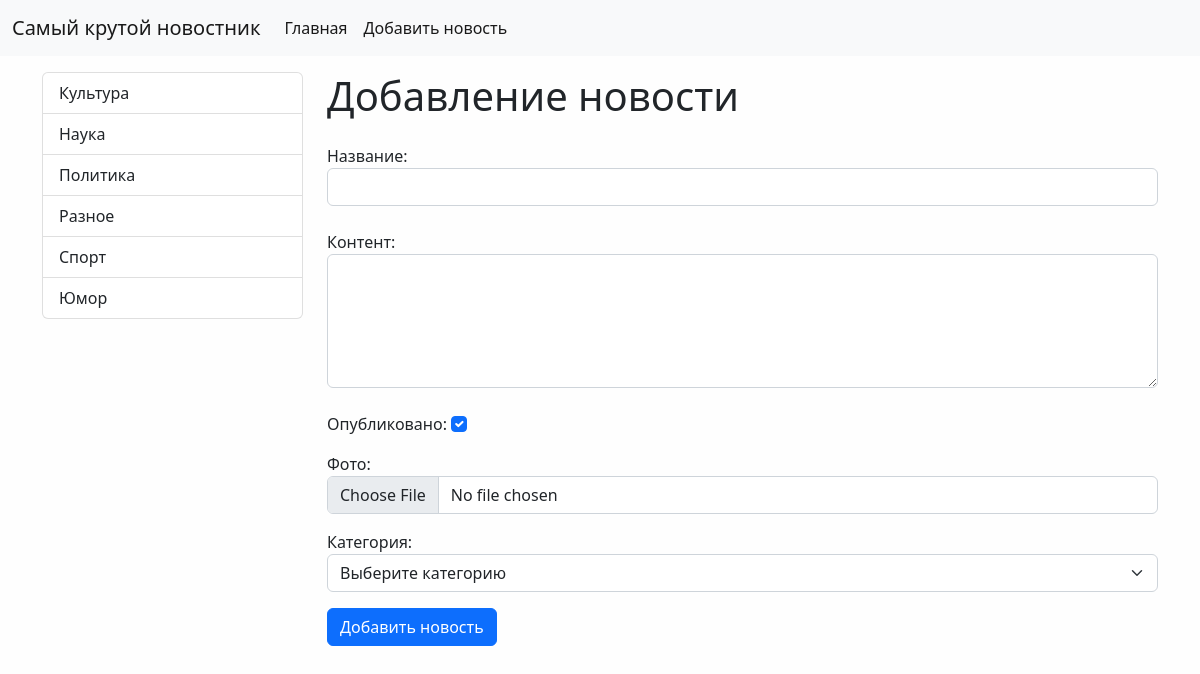
The app's page /news/add-news/ with its own data.
### news/models.py (models this page shows)
class Category(models.Model):
    title = models.CharField(max_length=150, verbose_name='Имя категории', db_index=True)
    class Meta:
        verbose_name = 'Категория'
        verbose_name_plural = 'Категории'
        ordering = ['title']
    def __str__(self):
        return self.title
    def get_absolute_url(self):
        return reverse(viewname='category', kwargs={'category_id': self.pk})

### news/views.py (the view)
# urls.py: path('news/add-news/', CreateNews.as_view(), name='add_news')
class CreateNews(CreateView):
    template_name = 'news/add_news.html'
    form_class = NewsForm
    success_url = reverse_lazy('home')

### news/forms.py (shortened to what this page needs)
class NewsForm(forms.ModelForm):
    def __init__(self, *args, **kwargs):
        super(NewsForm, self).__init__(*args, **kwargs)
        self.fields['category'].empty_label = 'Выберите категорию'
    class Meta:
        model = News
        fields = ['title', 'content', 'is_published', 'image', 'category']
        widgets = {
            'title': forms.TextInput(attrs={'class': 'form-control mb-4'}),
            'content': forms.Textarea(attrs={'class': 'form-control mb-4', 'rows': 5}),
            'is_published': forms.CheckboxInput(attrs={'class': 'form-check-input mb-1'}),
            'image': forms.FileInput(attrs={'class': 'form-control'}),
            'category': forms.Select(attrs={'class': 'form-select md-4'})
        }

### news/templatetags/news_tags.py (called while the page is built)
@register.inclusion_tag('news/list_categories.html')
def show_categories():
    categories = Category.objects.all()
    return {"categories": categories}

### news/templates/news/add_news.html (shortened to what this page needs)
{% extends 'base.html' %}
{% block content %}
    <h1 class="mb-4">Добавление новости</h1>
    <form action="{% url 'add_news' %}" method="post" enctype="multipart/form-data">
        {{ form.as_p }}
        <button type="submit" class="btn btn-primary btn-block">Добавить новость</button>
    </form>
{% endblock %}

### news/templates/news/list_categories.html
<div class="list-group">
    {% for item in categories %}
    <a href="{{ item.get_absolute_url }}" class="list-group-item list-group-item-action"
       aria-current="true">
        {{ item.title }}
    </a>
    {% endfor %}
</div>

### mysite1/static/css/style.css (style rules this page uses)
body { background-color: #fefefe; }

### records on screen
Category: title "Культура"
Category: title "Наука"
Category: title "Политика"
Category: title "Разное"
Category: title "Спорт"
Category: title "Юмор"
